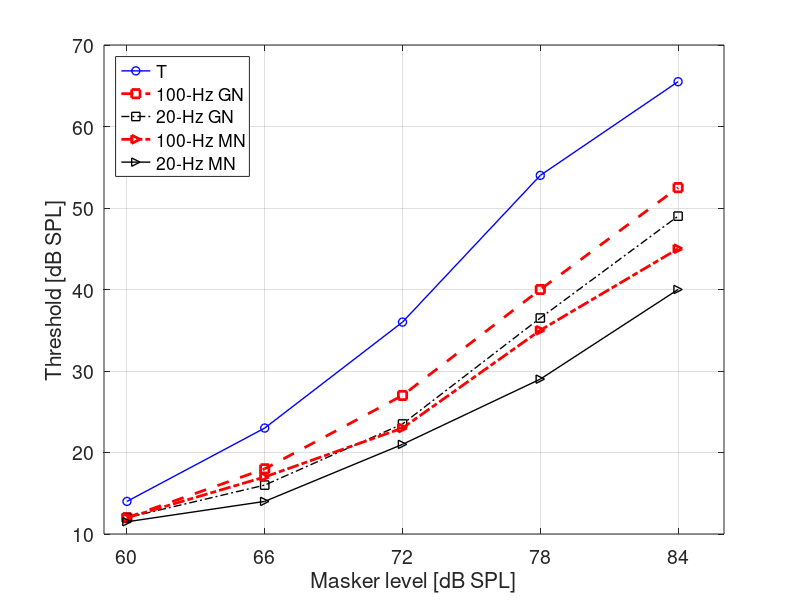
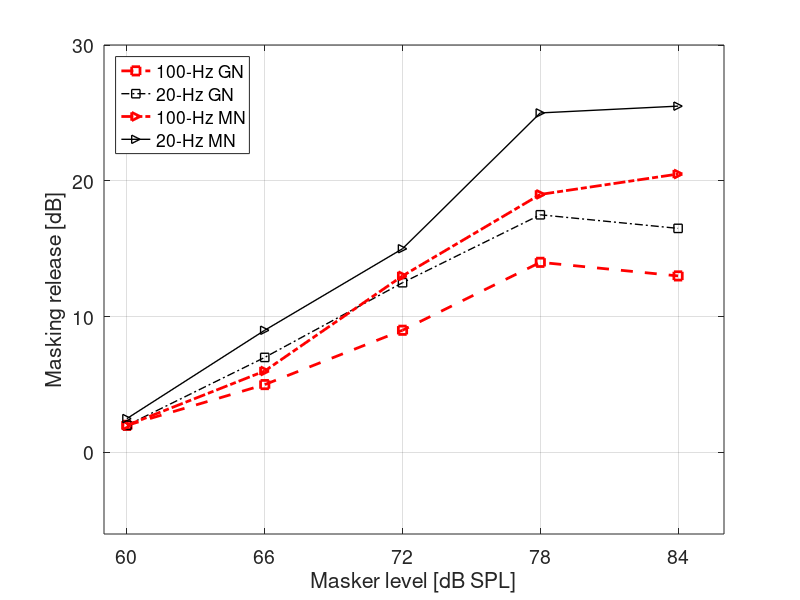

MATLAB code for these plots, in order:
function [hFig data] = exp_heijden1995(fs,bParts)
% function [hFig data] = exp_heijden1995(fs,bParts)
%
% 1. Description:
%
% 2. Stand-alone example:
%       % To generate Figures 1 (no error bars) and 2 of Heijden1995. The 
%       % figure handles are returned in hFig.
%       fs      = 44100; 
%       bParts  = [0 1 0]; 
%       hFig = exp_heijden1995(fs,bParts);
% 
%       fs = 44100;
%       bParts  = [0 0 1]; 
%       hFig = exp_heijden1995(fs,bParts);
%
% 3. Additional info:
%       Tested cross-platform: Yes
%
% Programmed by Alejandro Osses, HTI, TU/e, the Netherlands, 2014-2015
% Created on    : 20/08/2015
% Last update on: 18/11/2015 
% Last use on   : 18/11/2015 
%%%%%%%%%%%%%%%%%%%%%%%%%%%%%%%%%%%%%%%%%%%%%%%%%%%%%%%%%%%%%%%%%%%%%%%%%%%

if nargin < 1
    fs = 44100; % Hz
end

if nargin < 2
    bParts = [0 1 0];
end

bGenSignals         = bParts(1);
bGenOriginalPlots   = bParts(2);
bPlotSimulation     = bParts(3);

hFig = [];

%%%%%%%%%%%%%%%%%%%%%%%%%%%%%%%%%%%%%%%%%%%%%%%%%%%%%%%%%%%%%%%%%%%%%%%%%%%
if bGenSignals
    % Noise generation:
    tbuffer = 10;
    tn = 500e-3;
    fc = 1300;
    SPL0 = 60; 
    BW1 = 20;
    BW2 = 100;

    S = Create_sin(fc,tbuffer,fs);
    S = setdbspl(S,SPL0);

    G1 = AM_random_noise_BW(fc,BW1,SPL0,tbuffer,fs);
    G2 = AM_random_noise_BW(fc,BW2,SPL0,tbuffer,fs);

    M1 = Multiplied_noise(fc,BW1,SPL0,tbuffer,fs);
    M2 = Multiplied_noise(fc,BW2,SPL0,tbuffer,fs);

    BP = AM_random_noise(500,800,SPL0-25,tbuffer,fs); % background noise to avoid undesired cues

    Sn = S + BP;
    G1n = G1 + BP;
    G2n = G2 + BP;
    M1n = M1 + BP;
    M2n = M2 + BP;

    % Tone generation:
    ft = 2000;
    tt = 400e-3;
    lenramp = 20;
    lensil = (tn - tt)/2;

    yt = Create_sin(ft,tt,fs);
    yt = setdbspl(yt,SPL0);
    yt = Do_cos_ramp(yt,fs,lenramp); 
    yt = [Gen_silence(lensil,fs); yt; Gen_silence(lensil,fs)];


    model = 'dau1996';
    % model = 'jepsen2008';
    rampupdown = 20; % ms

    opts.model = model;
    opts.testlevels      = [];
    opts.testlevelsnoise = [60 84];
    AboveThres           = [30 75]-SPL0; % taken well above thresholds in Heijden1995, Fig 1. Relative level

    testgain = opts.testlevelsnoise - SPL0;

    opts.ramp = rampupdown;
    opts.siltime = 0;

    opts.fmin = fc*0.5; % one octave below masker frequency
    opts.fmax = ft*2; % one octave above masker frequency

    opts.tmin = 0;
    opts.tmax = tn;

    Thres = nan(5,length(testgain));

    for i = 1:length(testgain)
        opts.gainN = testgain(i);
        opts.Criterion = 1.26;
        opts.AboveThres = AboveThres(i);
        opts.sigmaTimes = 10;

        outsS1 = r20150821_update_decision_proc_exp(Sn,yt,opts);
        Thres(1,i) = outsS1.JNDcurrent;

        outsG1 = r20150821_update_decision_proc_exp(G1n,yt,opts);
        Thres(2,i) = outsG1.JNDcurrent;

        outsG2 = r20150821_update_decision_proc_exp(G2n,yt,opts);
        Thres(3,i) = outsG2.JNDcurrent;

        outsM2 = r20150821_update_decision_proc_exp(M1n,yt,opts);
        Thres(4,i) = outsM2.JNDcurrent;

        outsM2 = r20150821_update_decision_proc_exp(M2n,yt,opts);
        Thres(5,i) = outsM2.JNDcurrent;

        disp('')
    end

    if nargout == 0

        filename{1} = [Get_TUe_paths('outputs') 'exp-heijden-1995-masker-S'];
        Wavwrite(Sn,fs,filename{1});

        filename{2} = [Get_TUe_paths('outputs') 'exp-heijden-1995-masker-G1'];
        Wavwrite(G1n,fs,filename{2});

        filename{3} = [Get_TUe_paths('outputs') 'exp-heijden-1995-masker-G2'];
        Wavwrite(G2n,fs,filename{3});

        filename{4} = [Get_TUe_paths('outputs') 'exp-heijden-1995-masker-M1'];
        Wavwrite(M1n,fs,filename{4});

        filename{5} = [Get_TUe_paths('outputs') 'exp-heijden-1995-masker-M2'];
        Wavwrite(M2n,fs,filename{5});

        filename{6} = [Get_TUe_paths('outputs') 'exp-heijden-1995-masker-S'];
        Wavwrite(yt,fs,filename{5});

    end
end
%%%%%%%%%%%%%%%%%%%%%%%%%%%%%%%%%%%%%%%%%%%%%%%%%%%%%%%%%%%%%%%%%%%%%%%%%%%

if bGenOriginalPlots
    
    FontSize = 14;
    
    testLevels = 60:6:84;
    Tr = [  14 23 36 54 65.5; ...     % Sine tone masker
            12 18 27 40 52.5; ...     % 100-Hz GN
            12 16 23.5 36.5 49; ...   % 20-Hz GN
            12 17 23 35 45; ...       % 100-Hz MN
            11.5  14 21 29 40];       % 20-Hz MN
	
	labels = {'T','100-Hz GN','20-Hz GN','100-Hz MN','20-Hz MN'};
    
	figure;
    plot(testLevels,Tr(1,:),'bo-','LineWidth',1), hold on
    plot(testLevels,Tr(2,:),'rs--','LineWidth',2)
    plot(testLevels,Tr(3,:),'ks-.','LineWidth',1)
    plot(testLevels,Tr(4,:),'r>-.','LineWidth',2)
    plot(testLevels,Tr(5,:),'k>-','LineWidth',1)
    legend(labels,'Location','NorthWest')
    grid on
    xlabel('Masker level [dB SPL]','FontSize',FontSize)
    ylabel('Threshold [dB SPL]','FontSize',FontSize)
    xlim([59 86])
    set(gca,'XTick',testLevels)
    hFig(end+1) = gcf;
    set(gca,'FontSize',FontSize);
    
    figure;
    plot(testLevels,Tr(1,:)-Tr(2,:),'rs--','LineWidth',2), hold on
    plot(testLevels,Tr(1,:)-Tr(3,:),'ks-.','LineWidth',1)
    plot(testLevels,Tr(1,:)-Tr(4,:),'r>-.','LineWidth',2)
    plot(testLevels,Tr(1,:)-Tr(5,:),'k>-','LineWidth',1)
    legend(labels{2:end},'Location','NorthWest')
    grid on
    xlabel('Masker level [dB SPL]','FontSize',FontSize)
    ylabel('Masking release [dB]','FontSize',FontSize)
    xlim([59 86])
    ylim([-6 30])
    set(gca,'XTick',testLevels)
    hFig(end+1) = gcf;
    set(gca,'FontSize',FontSize);
    
    data.Thresholds = Tr;
    data.signaltypes = labels;
    data.testLevels = testLevels;
end

if bPlotSimulation
    
    FontSize = 14;
    
%     %%%%%%%%%%%%%%%%%%%%%%%%%%%%%%%%%%%%%%%%%%%%%%%%%%%%%%%%%%%%%%%%%%%%%%%
%     % Data simulated on: XXXXXX
%     testLevels = 60:12:84;
%     % Tr = [  -27.5 -24.5 -16; ...   % Sine tone masker
%     %         -34.8 -26.1 -22.8; ...   % 100-Hz GN
%     %         -41.5  -32  -26; ...   % 20-Hz GN
%     %         -41.9  -28  -25; ...     % 100-Hz MN
%     %         -43.5  -31.5 -33.5];      % 20-Hz MN
%     Tr = [  -56.0  -53.75 -46.5; ...   % Sine tone masker
%             -48.75 -42.75 -34.0; ...   % 100-Hz GN
%             -50.5  -48.75 -34.5; ...   % 20-Hz GN
%             NaN NaN NaN; ...     % 100-Hz MN
%             NaN NaN NaN];      % 20-Hz MN
%     
% 	  Tr(:,1) = Tr(:,1) + 60;
%     Tr(:,2) = Tr(:,2) + 72;
%     Tr(:,3) = Tr(:,3) + 84;
%     %%%%%%%%%%%%%%%%%%%%%%%%%%%%%%%%%%%%%%%%%%%%%%%%%%%%%%%%%%%%%%%%%%%%%%%

    %%%%%%%%%%%%%%%%%%%%%%%%%%%%%%%%%%%%%%%%%%%%%%%%%%%%%%%%%%%%%%%%%%%%%%%
    % Data simulated on: 11/11/2015
    
    bUse1 = 1; % Jepsen2008
    if bUse1
        % testLevels = 60:5:85;
        % Data simulated on: 11/11/2015 (supra at +10dB)
        % Tr =  [32.0000   37.5000   44.5000   49.5000   60.0000   67.0000; ... % Sine tone: fairly good (higher shift at 60 dB)
        %        28.0000   34.5000   41.0000   45.5000   55.0000   62.0000; ... % 100-Hz GN % More difficult than in reality (at 85 dB should be 52 dB) 
        %        30.0000   37.0000   44.5000   51.5000   66.0000   71.0000; ... %  20-Hz GN % Much more difficult than in reality (at 85 dB should be 48 dB)
        %        23.5000   33.5000   35.5000   42.0000   49.5000   55.5000; ... % 100-Hz MN % More difficult than in reality (at 85 dB should be 45 dB) 
        %        27.0000   35.5000   44.0000   52.5000   61.5000   70.0000]; ... %  20-Hz MN % Much more difficult than in reality (at 85 dB should be 40 dB)
        % 
        % TTh25 = [31.0000   36.5000   43.0000   48.0000   59.5000   63.5000; ...
        %          26.5000   33.0000   38.0000   44.0000   53.0000   60.5000; ...
        %          29.5000   33.5000   43.5000   47.0000   63.0000   71.0000; ...
        %          22.5000   32.0000   32.5000   41.0000   48.5000   53.5000; ...
        %          26.0000   34.0000   42.0000   50.0000   59.0000   69.5000];
        % 
        % TTh75 = [32.0000   38.5000   45.0000   51.5000   61.0000   67.5000; ...
        %          28.0000   36.5000   42.0000   47.5000   58.0000   63.0000; ...
        %          31.0000   38.0000   46.5000   54.0000   68.0000   71.5000; ...
        %          26.0000   34.0000   37.0000   44.5000   50.5000   58.5000; ...
        %          29.0000   37.5000   47.0000   54.0000   63.5000   70.5000];
        %%%%%%%%%%%%%%%%%%%%%%%%%%%%%%%%%%%%%%%%%%%%%%%%%%%%%%%%%%%%%%%%%%%
        
        % Data simulated on: 17/11/2015 (supra at -10dB, between 1500-4000)
        % testLevels = 60:12:84;
        % Tr    = [  28        44        61; ...
        %            26.0000   38.0000   55.5000; ...
        %            28.0000   47.0000   64.5000; ...
        %            21.0000   32.5000   47.5000; ...
        %            27.5000   38.5000   65.0000];
        % TTh25 = [  25        44        59; ...
        %            26.0000   37.0000   54.5000; ...
        %            27.0000   44.0000   63.0000; ...
        %            20.5000   31.5000   47.0000; ...
        %            26.5000   38.0000   64.0000];
        % TTh75 = [  28        44.5      62; ...
        %            27.0000   38.5000   56.5000; ...
        %            28.0000   48.5000   65.5000; ...
        %            21.5000   33.5000   49.0000; ...
        %            28.0000   39.5000   66.5000];
        %%%%%%%%%%%%%%%%%%%%%%%%%%%%%%%%%%%%%%%%%%%%%%%%%%%%%%%%%%%%%%%%%%%
        
        testLevels = 60:6:84;
        Tr = [  23.0000   32.5000   41.5000   52.0000   60.0000; ...
                20.5000   27.0000   34.5000   41.0000   50.0000; ...
                28.5000   38.0000   43.5000   50.0000   56.0000; ...
                18.5000   23.0000   29.5000   36.5000   42.5000; ...
                27.0000   32.5000   40.0000   44.0000   49.0000];
        
        P25 = [  22.0000   31.0000   40.5000   52.0000   59.5000; ...
                   19.0000   25.0000   34.0000   39.0000   48.5000; ...
                   25.5000   38.0000   42.0000   46.5000   54.0000; ...
                   18.0000   21.5000   26.5000   36.0000   41.5000; ...
                   25.5000   31.5000   37.0000   43.0000   45.5000];

        P75 = [  24.0000   33.5000   42.0000   52.5000   60.5000; ...
                   21.5000   29.0000   35.5000   42.5000   51.0000; ...
                   30.0000   38.0000   44.5000   52.5000   57.0000; ...
                   20.5000   25.0000   30.5000   38.0000   44.5000; ...
                   29.0000   36.0000   42.5000   46.0000   50.5000];
         P25 = Tr - P25;
         P75 = P75 - Tr;

    else
        warning('using dau1997')
        testLevels = 60:5:85;
        Tr = [23.5000   27.0000   33.5000   38.5000   40.5000   47.0000; ...
              25.5000   31.0000   35.5000   42.0000   48.0000   52.5000; ...
              29.0000   31.5000   39.5000   43.5000   52.0000   58.0000; ...
              22.5000   28.5000   34.5000   39.0000   46.5000   50.5000; ...
              28.0000   34.0000   42.0000   46.5000   51.0000   56.5000];

        TTh25 = [ 22.5000   26.5000   31.5000   37.5000   36.5000   47.0000; ...
                  24.0000   30.0000   34.0000   39.0000   47.5000   49.5000; ...
                  25.5000   30.0000   38.5000   42.5000   50.5000   55.5000; ...
                  19.0000   26.0000   32.0000   38.0000   45.0000   49.0000; ...
                  27.0000   31.0000   41.0000   44.5000   48.0000   55.5000];
 
        TTh75 =  [24.0000   27.0000   34.5000   39.0000   43.5000   48.0000; ...
                  27.0000   31.5000   38.0000   43.0000   48.0000   55.0000; ...
                  29.5000   33.5000   40.0000   44.5000   53.5000   58.0000; ...
                  24.5000   29.0000   36.0000   40.0000   47.5000   51.0000; ...
                  28.5000   35.5000   42.5000   47.5000   53.0000   57.0000];
    end

    %%%%%%%%%%%%%%%%%%%%%%%%%%%%%%%%%%%%%%%%%%%%%%%%%%%%%%%%%%%%%%%%%%%%%%%
    
	labels = {'T','100-Hz GN','20-Hz GN','100-Hz MN','20-Hz MN'};
    
    xoffset = 0.4;
	figure;
    errorbar(testLevels        ,Tr(1,:),P25(1,:),P75(1,:),'bo-','LineWidth',1), hold on
    errorbar(testLevels+xoffset,Tr(2,:),P25(2,:),P75(2,:),'rs--','LineWidth',2)
    errorbar(testLevels+xoffset,Tr(3,:),P25(3,:),P75(3,:),'ks-.','LineWidth',1)
    errorbar(testLevels-xoffset,Tr(4,:),P25(4,:),P75(4,:),'r>-.','LineWidth',2)
    errorbar(testLevels-xoffset,Tr(5,:),P25(5,:),P75(5,:),'k>-','LineWidth',1)
    legend(labels,'Location','NorthWest')
    grid on
    xlabel('Masker level [dB SPL]','FontSize',FontSize)
    ylabel('Threshold [dB SPL]','FontSize',FontSize)
    xlim([59 86])
    ylim([10 70])
    set(gca,'XTick',testLevels)
    hFig(end+1) = gcf;
    set(gca,'FontSize',FontSize);
    
    figure;
    plot(testLevels,Tr(1,:)-Tr(2,:),'rs--','LineWidth',2), hold on
    plot(testLevels,Tr(1,:)-Tr(3,:),'ks-.','LineWidth',1)
    plot(testLevels,Tr(1,:)-Tr(4,:),'r>-.','LineWidth',2)
    plot(testLevels,Tr(1,:)-Tr(5,:),'k>-','LineWidth',1)
    legend(labels{2:end},'Location','NorthWest')
    grid on
    xlabel('Masker level [dB SPL]','FontSize',FontSize)
    ylabel('Masking release [dB]','FontSize',FontSize)
    xlim([59 86])
    ylim([-6 30])
    set(gca,'XTick',testLevels)
    hFig(end+1) = gcf;
    set(gca,'FontSize',FontSize);
    
    data.Thresholds_sim = Tr;
    data.signaltypes = labels;
    data.testLevels_sim = testLevels;
    
end

%%%%%%%%%%%%%%%%%%%%%%%%%%%%%%%%%%%%%%%%%%%%%%%%%%%%%%%%%%%%%%%%%%%%%%%%%%%
end
